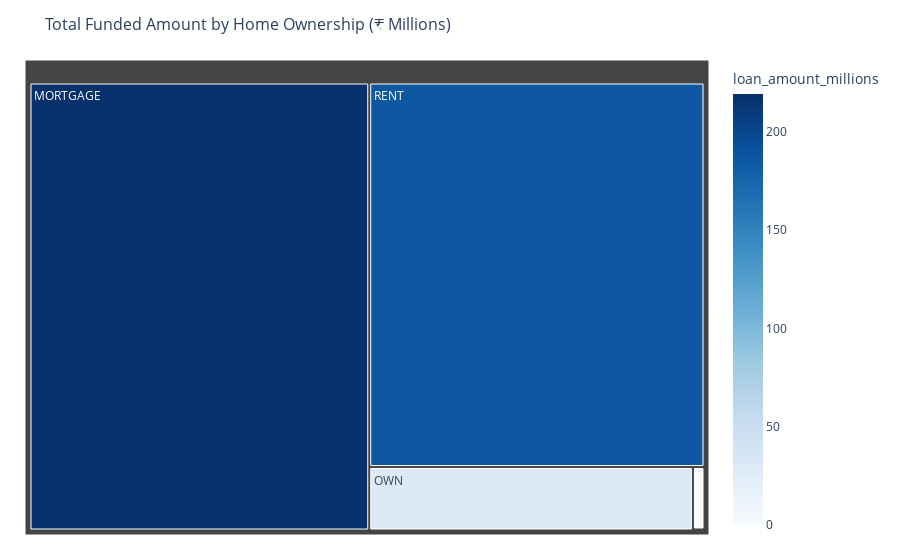

The notebook cell this image was saved under:
### Markdown cell above
### Home Ownership by Total Amount Funded

### Code cell
import plotly.express as px

# Group and prepare data
home_funding = df.groupby('home_ownership')['loan_amount'].sum().reset_index()
home_funding['loan_amount_millions'] = home_funding['loan_amount'] / 1_000_000

# Create improved treemap
fig = px.treemap(
    home_funding,
    path=['home_ownership'],
    values='loan_amount_millions',
    color='loan_amount_millions',
    color_continuous_scale='Blues',
    hover_data={'loan_amount_millions': ':.2f'},
    title='Total Funded Amount by Home Ownership (₹ Millions)'
)

fig.update_layout(
    title_font_size=16,
    margin=dict(t=60, l=25, r=25, b=25)
)

fig.show()

### Figure 1 — Plotly figure (JSON) as saved in the notebook; plotly's stock layout.template omitted (floating-point values rounded to 4 significant figures)
{"data": [{"branchvalues": "total", "customdata": [[219.3], [0.0168], [1.045], [29.6], [185.8]], "domain": {"x": [0, 1], "y": [0, 1]}, "hovertemplate": "labels=%{label}<br>loan_amount_millions_sum=%{value}<br>parent=%{parent}<br>id=%{id}<br>loan_amount_millions=%{color:.2f}<extra></extra>", "ids": ["MORTGAGE", "NONE", "OTHER", "OWN", "RENT"], "labels": ["MORTGAGE", "NONE", "OTHER", "OWN", "RENT"], "marker": {"coloraxis": "coloraxis", "colors": [219.3, 0.0168, 1.045, 29.6, 185.8]}, "name": "", "parents": ["", "", "", "", ""], "type": "treemap", "values": [219.3, 0.0168, 1.045, 29.6, 185.8]}], "layout": {"coloraxis": {"colorbar": {"title": {"text": "loan_amount_millions"}}, "colorscale": [[0, "rgb(247,251,255)"], [0.125, "rgb(222,235,247)"], [0.25, "rgb(198,219,239)"], [0.375, "rgb(158,202,225)"], [0.5, "rgb(107,174,214)"], [0.625, "rgb(66,146,198)"], [0.75, "rgb(33,113,181)"], [0.875, "rgb(8,81,156)"], [1, "rgb(8,48,107)"]]}, "legend": {"tracegroupgap": 0}, "margin": {"b": 25, "l": 25, "r": 25, "t": 60}, "title": {"font": {"size": 16}, "text": "Total Funded Amount by Home Ownership (₹ Millions)"}}}
